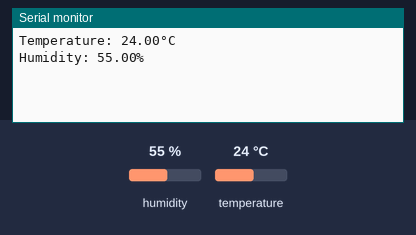
A sketch run on a simulated ESP8266 (NodeMCU). Parts: the last lines printed to the serial monitor. The test bench sets the inputs (shaded band); at power-on: humidity 55 %, temperature 24 °C. WiFi joins after 1.5 s; servers stay silent unless stated.

Above: at 3.0 s.
3.1 s: humidity set to 22 %
At 4.4 s:
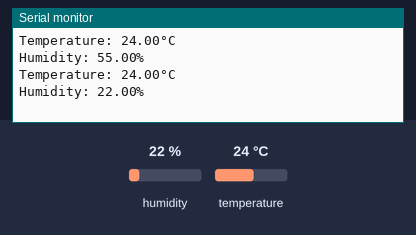
4.6 s: temperature set to 12 °C
At 5.6 s:
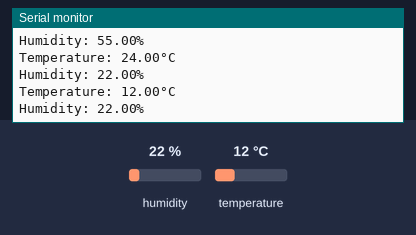
6.1 s: humidity set to 40 %
At 7.6 s:
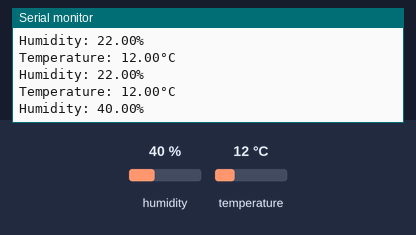
Timing chart, 0 to 9.1 s (numbered marks = the images above; inputs shaded):
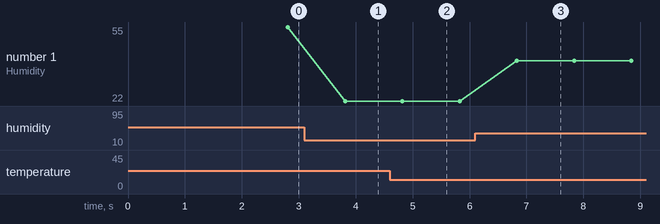

The sketch:

Code_for_Blynk.ino
```cpp
// Code For ESP8266 + DHT22 Temperatur and Humidity sensor colection using Blynk APP.
// Used Exampel code from Adafruit and Blynk to make this sketch.

// DHT Temperature & Humidity Sensor
// Unified Sensor Library Example
// Written by Tony DiCola for Adafruit Industries
// Released under an MIT license.

// REQUIRES the following Arduino libraries:
// - DHT Sensor Library: https://github.com/adafruit/DHT-sensor-library
// - Adafruit Unified Sensor Lib: https://github.com/adafruit/Adafruit_Sensor

#define BLYNK_PRINT Serial


#include <ESP8266WiFi.h>
#include <BlynkSimpleEsp8266.h>
char auth[] = "AUTH_CODE_HERE"; // Put in your authorization code you got in you email.

// Your WiFi credentials.
// Set password to "" for open networks.
const char* ssid = "SSID_HERE"; // Put in your WiFi SSID here
const char* pass = "PASSWORD"; // Put in your WiFi Password here


#include <Adafruit_Sensor.h>
#include <DHT.h>
#include <DHT_U.h>

#define DHTPIN 14  // GPIO 14 is D5 on ESP8266
// Digital pin connected to the DHT sensor
// Feather HUZZAH ESP8266 note: use pins 3, 4, 5, 12, 13 or 14 --
// Pin 15 can work but DHT must be disconnected during program upload.

// Uncomment the type of sensor in use:
//#define DHTTYPE    DHT11     // DHT 11
#define DHTTYPE    DHT22     // DHT 22 (AM2302)
//#define DHTTYPE    DHT21     // DHT 21 (AM2301)

DHT_Unified dht(DHTPIN, DHTTYPE);

uint32_t delayMS;

void setup() {
  Serial.begin(9600);
  Blynk.begin(auth, ssid, pass); // Starting Blynk Library


  // Initialize device.
  dht.begin();
  sensor_t sensor;
  dht.temperature().getSensor(&sensor);
  // Print humidity sensor details.
  dht.humidity().getSensor(&sensor);
  // Set delay between sensor readings based on sensor details.
  delayMS = sensor.min_delay / 2000;
}

void loop() {
  Blynk.run();
  // Delay between measurements.
  delay(delayMS);
  // Get temperature event and print its value.
  sensors_event_t event;
  dht.temperature().getEvent(&event);
  if (isnan(event.temperature)) {
    Serial.println(F("Error reading temperature!"));
  }
  else {
    Serial.print(F("Temperature: "));
    Serial.print(event.temperature);
    Serial.println(F("°C"));
    Blynk.virtualWrite(V0, event.temperature);
  }
  // Get humidity event and print its value.
  dht.humidity().getEvent(&event);
  if (isnan(event.relative_humidity)) {
    Serial.println(F("Error reading humidity!"));
  }
  else {
    Serial.print(F("Humidity: "));
    Serial.print(event.relative_humidity);
    Serial.println(F("%"));
    Blynk.virtualWrite(V1, event.relative_humidity);
  }
}
```

Measured:
- after the input at 3.1 s, the serial monitor: prints a new line after 0.71 s (image 1)
- after the input at 4.6 s, the serial monitor: prints a new line after 0.22 s (image 2)
- after the input at 6.1 s, the serial monitor: prints a new line after 0.73 s (image 3)
- plotted number 1: 55 → 22 after the input at 3.1 s, 22 → 40 after the input at 6.1 s
